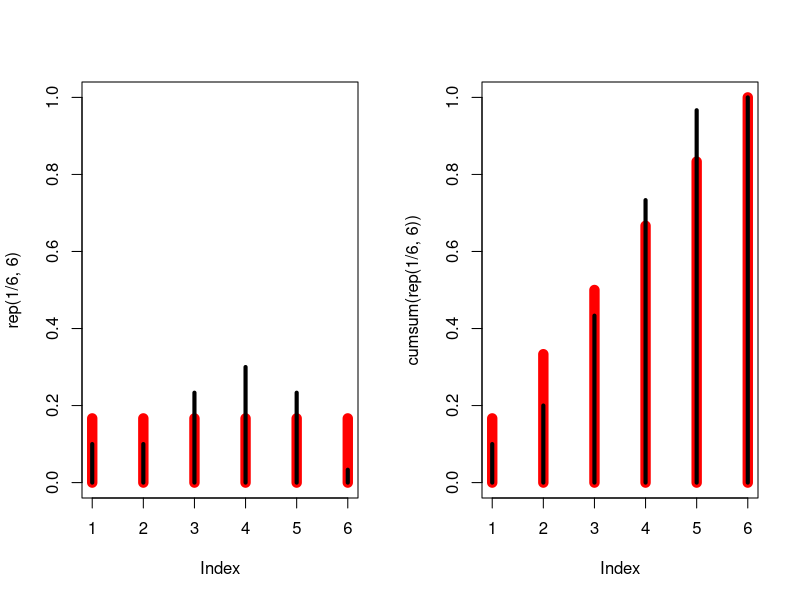
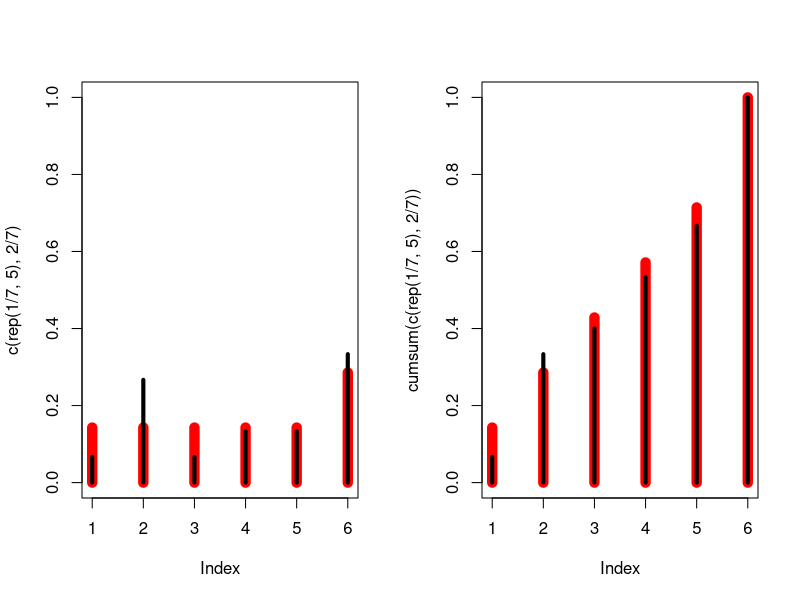
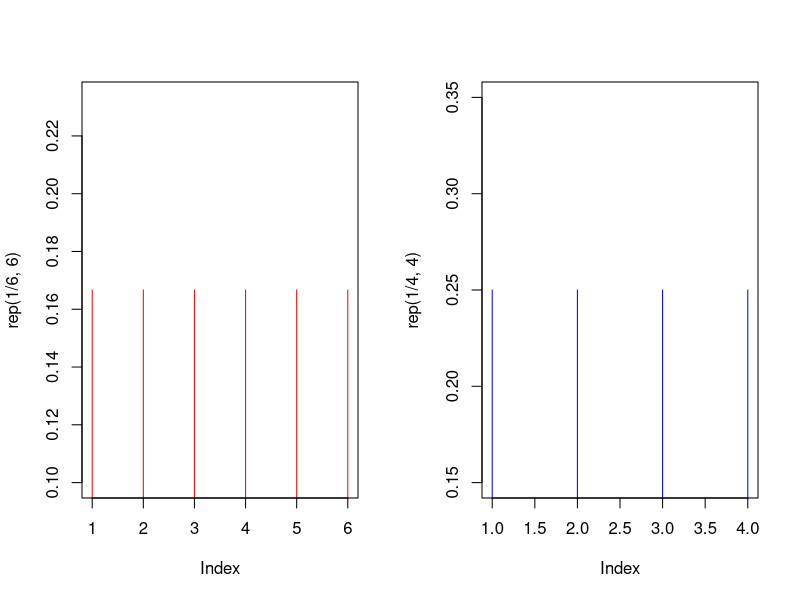
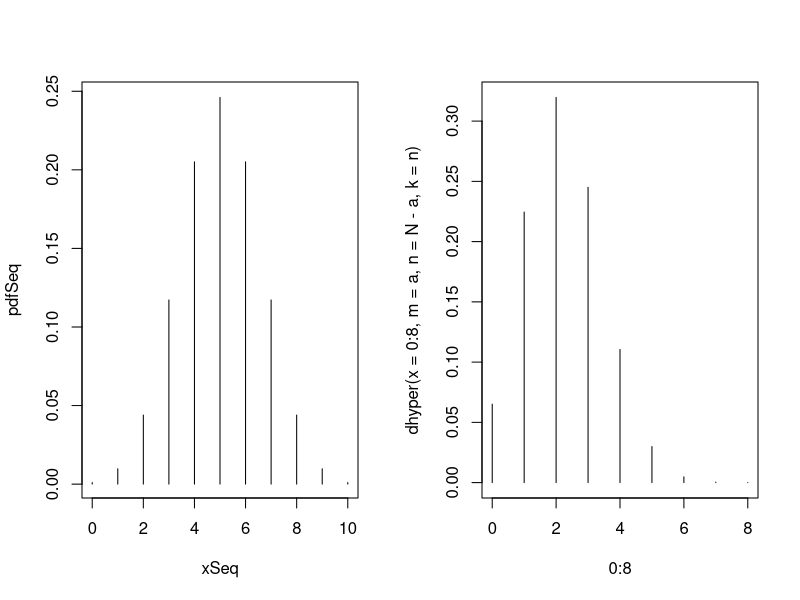
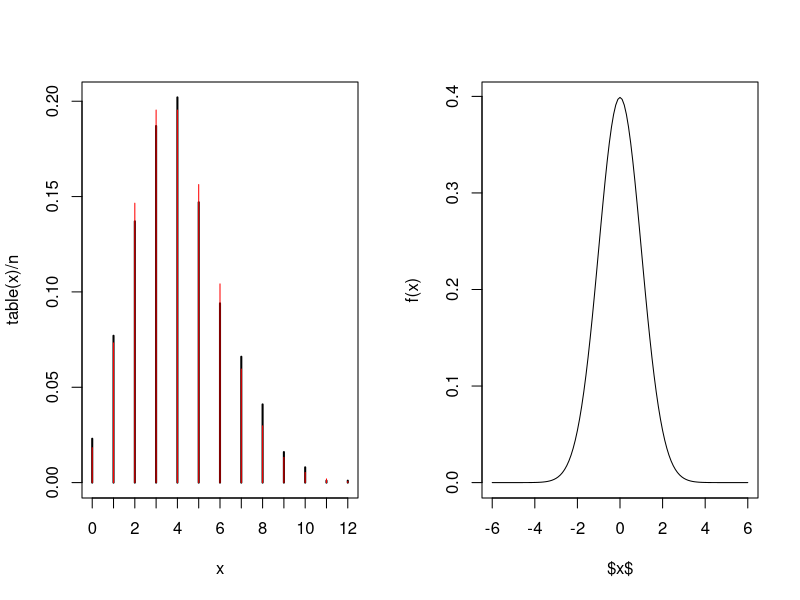
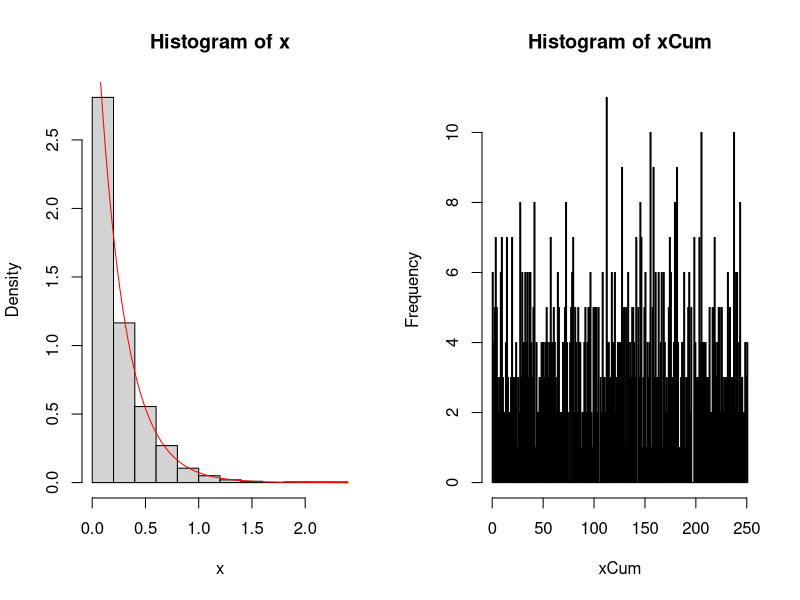
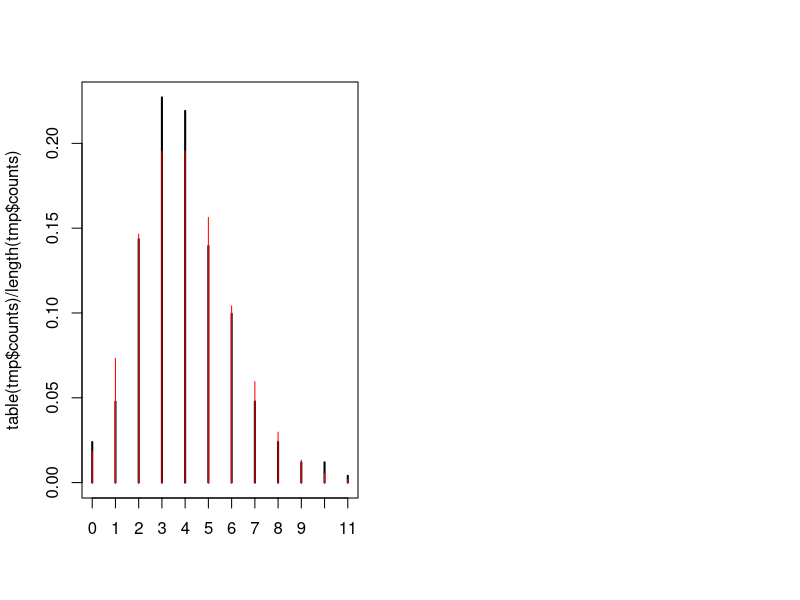
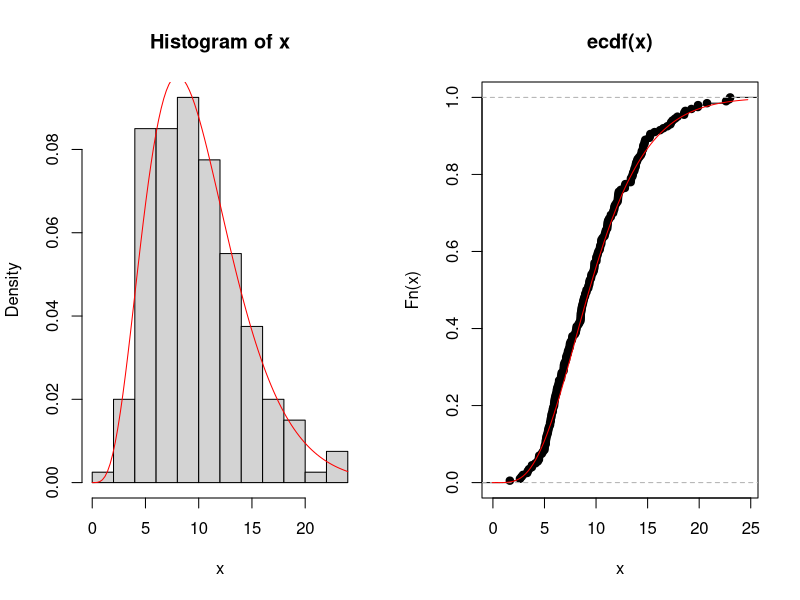

These figures' R source, in order:
set.seed(80938)
################################################################
# Example: Simulation of rolling a dice
#
# Make a random draw from (1,2,3,4,5,6) with equal probability
# for each outcome
sample(1:6, size=1)


set.seed(9783)

# Simulate a fair dice

# Number of simulated realizations
n <- 30
# Draw independently from the set (1,2,3,4,5,6) with equal probability
xFair <- sample(1:6, size=n, replace=TRUE)
# Count the number of each outcome using the table function
table(xFair)
# Plot the pdf
par(mfrow=c(1,2))
plot(rep(1/6,6), type="h", col="red", ylim=c(0,1), lwd=10)
# Plot the empirical pdf
lines(table(xFair)/n, lwd=4)
# Plot the cdf
plot(cumsum(rep(1/6,6)), ylim=c(0,1), lwd=10, type="h", col="red")
# Add the empirical cdf
lines(cumsum(table(xFair)/n), lwd=4, type="h")




# Simulate an unfair dice

# Number of simulated realizations
n <- 30
# Draw independently from the set (1,2,3,4,5,6) with higher
# probability for a six
xUnfair <- sample(1:6, size=n, replace=TRUE, prob=c(rep(1/7,5),2/7))
# Plot the pdf
plot(c(rep(1/7,5),2/7), type="h", col="red", ylim=c(0,1), lwd=10)
# Plot the empirical density function
lines(table(xUnfair)/n, lwd=4)
# Plot the cdf
plot(cumsum(c(rep(1/7,5),2/7)), ylim=c(0,1), lwd=10, type="h", col="red")
# Add the empirical cdf
lines(cumsum(table(xUnfair)/n), lwd=4, type="h")



set.seed(87)


################################################################
# Random numbers and seed in R
#
# The random numbers generated depends on the seed

# Set the seed
set.seed(127)
# Generate a (pseudo) random sequence
sample(1:10)
# Generate again and see that new numbers are generated
sample(1:10)
# Set the seed and the same numbers as before just after the 
# seed was set are generated
set.seed(127)
sample(1:10)


set.seed(782)


################################################################
# Example: Simulate and estimate the mean
##
# Simulate a fair dice

# Number of realizations
n <- 30
# Simulate rolls with a fair dice
xFair <- sample(1:6, size=n, replace=TRUE)
# Calculate the sample mean
sum(xFair)/n
# or
mean(xFair)


set.seed(672)    

# Simulate an unfair dice

# n realizations
xUnfair <- sample(1:6, size=n, replace=TRUE, prob=c(rep(1/7,5),2/7))
# Calculate the sample mean
mean(xUnfair)


set.seed(76241)    


################################################################
# Example: Simulate and estimate the sample variance
##
# Simulate a fair dice and calculate the sample variance

# Number of realizations
n <- 30
# Simulate
xFair <- sample(1:6, size=n, replace=TRUE)
# Calculate the distance for each sample to the sample mean
distances <- xFair - mean(xFair)
# Calculate the average of the squared distances
sum(distances^2)/(n-1)
# Or use the built in function
var(xFair)



# Plot the pdf of the six-sided dice and the four-sided dice
plot(rep(1/6,6), type="h", col="red")
plot(rep(1/4,4), type="h", col="blue")



# Calculate the means and variances of the dices

# The means
muXSixsided <- sum((1:6)*1/6)  # Six-sided
muXFoursided <- sum((1:4)*1/4)  # Four-sided
# The variances
sum((1:6-muXSixsided)^2*1/6)
sum((1:4-muXFoursided)^2*1/4)




################################################################
# Example: simulation with a binomial distribution
##
# Simulate a binomial distributed experiment

# Number of flips
nFlips <- 10
# The possible outcomes are (0,1,...,nFlips)
xSeq <- 0:nFlips
# Use the dbinom() function which returns the pdf, see ?dbinom
pdfSeq <- dbinom(xSeq, size=nFlips, prob=1/2)
# Plot the density
plot(xSeq, pdfSeq, type="h")



set.seed(572)


################################################################
# Example: Simulate 30 successive dice rolls
#  
# Simulate 30 successive dice rolls
Xfair <- sample(1:6, size=30, replace=TRUE)
# Count the number sixes obtained
sum(Xfair==6)
# This is equivalent to
rbinom(1, size=30, prob=1/6)




################################################################
# Example: Lottery probabilities using the hypergeometric distribution
##
# The probability of getting x numbers of the sheet in 25 drawings

# Number of successes in the population
a <- 8
# Size of the population
N <- 90
# Number of draws
n <- 25
# Plot the pdf, note: parameters names are different in the R function
plot(0:8, dhyper(x=0:8,m=a,n=N-a,k=n), type="h")





################################################################
# Example: Poisson rate scaling
##
# Probability of no goals in 10 minutes

# The Poisson pdf
dpois(x=0, lambda=3.4/9)




################################################################
# Example: Poisson distributed random variable
##
# Simulate a Poisson random variable

# The mean rate of events per interval
lambda <- 4
# Number of realizations
n <- 1000
# Simulate
x <- rpois(n, lambda)
# Plot the empirical pdf
plot(table(x)/n)
# Add the pdf to the plot
lines(0:20, dpois(0:20,lambda), type="h", col="red")











################################################################
# Example: The normal pdf
##
# Play with the normal distribution
  
# The mean and standard deviation
muX <- 0
sigmaX <- 1
# A sequence of x values
xSeq <- seq(-6, 6, by=0.1)
##
pdfX <- 1/(sigmaX*sqrt(2*pi)) * exp(-(xSeq-muX)^2/(2*sigmaX^2))
# Plot the pdf
plot(xSeq, pdfX, type="l", xlab="$x$", ylab="f(x)")








set.seed(5262)


################################################################
# Example: R functions for the normal distribution
#  
# Do it for a sequence of x values
xSeq <- c(-3,-2,1,0,1,2,3)
# The pdf
dnorm(xSeq, mean=0, sd=1)
# The cdf
pnorm(xSeq, mean=0, sd=1)
# The quantiles
qnorm(c(0.01,0.025,0.05,0.5,0.95,0.975,0.99), mean=0, sd=1)
# Generate random normal distributed realizations
rnorm(n=10, mean=0, sd=1)
# Calculate the probability that the outcome of X is between a and b
a <- 0.2
b <- 0.8
pnorm(b) - pnorm(a)
# See more details by running "?dnorm"




################################################################
# Example: Exponential distributed time intervals
#
# Simulate exponential waiting times

# The rate parameter: events per time
lambda <- 4
# Number of realizations
n <- 1000
# Simulate
x <- rexp(n, lambda)
# The empirical pdf
hist(x, probability=TRUE)
# Add the pdf to the plot
curve(dexp(xseq,lambda), xname="xseq", add=TRUE, col="red")




# Check the relation to the Poisson distribution
# by counting the events in each interval

# Sum up to get the running time
xCum <- cumsum(x)
# Use the hist function to count in intervals between the breaks,
# here 0,1,2,...
tmp <- hist(xCum, breaks=0:ceiling(max(xCum)))
# Plot the discrete empirical pdf
plot(table(tmp$counts)/length(tmp$counts))
# Add the Poisson pdf to the plot
lines(0:20, dpois(0:20,lambda), type="h", col="red")





set.seed(783773)


################################################################
# Example: Random numbers in R
#
# Generate 100 normal distributed values
rnorm(100, mean=2, sd=3)
# Similarly, generate 100 uniform distributed values from 0 to 1 and 
# put them through the inverse normal cdf
qnorm(runif(100), mean=2, sd=3)


set.seed(333)  


################################################################
# Example: Simulating the exponential distribution
#
# Three equivalent ways of simulating the exponential distribution
# with lambda=1/2
re1 <- -2*log(1-runif(10000))

re2 <- qexp(runif(10000), 1/2)

re3 <- rexp(10000, 1/2)

# Check the means and variances of each
c(mean(re1), mean(re2), mean(re3)) 

c(var(re1), var(re2), var(re3)) 






################################################################
# Simulation of chi^2-distribution
#
# Simulate 10 realizations from a standard normal distributed variable
n <- 10
rnorm(n)
# Now repeat this 200 times and calculate the sum of squares each time
# Note: the use of the function replicate: it repeats the
#       expression in the 2nd argument k times, see ?replicate
k <- 200
x <- replicate(k, sum(rnorm(n)^2))
# Plot the epdf of the sums and compare to the theoretical chisquare pdf
par(mfrow=c(1,2))
hist(x, freq=FALSE)
curve(dchisq(xseq,df=n), xname="xseq", add=TRUE, col="red")
# and the ecdf compared to the cdf
plot(ecdf(x))
curve(pchisq(xseq,df=n), xname="xseq", add=TRUE, col="red")





################################################################
# Example: Milk dose machines
#
# Chi-square milk dosing precision

# The sample size
n <- 20
# The claimed deviation
sigma <- 0.02
# The observed sample standard deviation
s <- 0.03
# Calculate the chi-square statistic
chiSq <- (n-1)*s^2 / sigma^2
# Use the cdf to calculate the probability of getting the observed 
# sample standard deviation or higher
1 - pchisq(chiSq, df=n-1)




################################################################
# Example: Relation between normal and chi^2
#
# Set simulate parameters
nu <- 8; k <- 200
# Generate the simulated realizations
z <- rnorm(k)
y <- rchisq(k, df=nu)
x <- z/sqrt(y/nu)
# Plot
par(mfrow=c(1,2))
hist(x, freq = FALSE)
curve(dt(xseq, df = nu), xname="xseq", add=TRUE, col="red")
plot(ecdf(x))
curve(pt(xseq, df = nu), xname="xseq", add=TRUE, col="red")





################################################################
# Example: Simulation of t-distribution
#
# Simulate
n <- 8; k <- 200; mu <- 1; sigma <- 2
# Repeat k times the simulation of a normal dist. sample:
# return the values in a (n x k) matrix
x <- replicate(k, rnorm(n, mean=mu, sd=sigma))
xbar <- apply(x, 2, mean)
s <- apply(x, 2, sd)
tobs <- (xbar - mu)/(s/sqrt(n))
# Plot
par(mfrow=c(1,2))
hist(tobs, freq = FALSE)
curve(dt(xseq, df=n-1), xname="xseq", add=TRUE, col="red")
plot(ecdf(tobs))
curve(pt(xseq, df=n-1), xname="xseq", add=TRUE, col="red")



    

################################################################
# Example: Electric car driving distance
#
# Calculate the probability of getting the sample mean under the 
# conditions that the claim is actually the real mean

# A test of 10 cars was carried out
n <- 10
# The claim is that the real mean is 400 km
muX <- 400
# From the sample the sample mean was calculated to
xMean <- 393
# And the sample deviation was
xSD <- 14
# Use the cdf to calculate the probability of obtaining this 
# sample mean or a lower value
pt( (xMean-muX) / (xSD/sqrt(n)), df=n-1)




################################################################
# Example: t-distribution
#
# Plot the t-distribution for different sample sizes

# First plot the standard normal distribution
curve(dnorm(x), xlim=c(-5,5), xlab="x", ylab="Density")
# Add the t-distribution for 30 observations
curve(dt(x,df=30-1), add=TRUE, col=2)
# Add the t-distribution for 15, 5 and 2 observations
curve(dt(x,df=15-1), add=TRUE, col=3)
curve(dt(x,df=5-1), add=TRUE, col=4)
curve(dt(x,df=2-1), add=TRUE, col=5)
# Add a legend
legend("topright", c("Norm.",paste("n=",c(30,15,5,2))), lty=1, col=1:6, cex=0.8)




################################################################
# Example: F-distribution
#
# Simulate
nu1 <- 8; nu2 <- 10; k <- 200
u <- rchisq(k, df=nu1)
v <- rchisq(k, df=nu2)
fobs <- (u/nu1) / (v/nu2)
# Plot
par(mfrow=c(1,2))
hist(fobs, freq = FALSE)
curve(df(x, df1=nu1, df2=nu2), add=TRUE, col="red")
plot(ecdf(fobs))
curve(pf(x, df1=nu1, df2=nu2), add=TRUE, col="red")





################################################################
# Example: Relation between normal and F-distribution
#
# Simulate
n1 <- 8; n2 <- 10; k <- 200
mu1 <- 2; mu2 <- -1
sigma1 <- 2; sigma2 <- 4
s1 <- replicate(k, sd(rnorm(n1, mean=mu1, sd=sigma1)))
s2 <- replicate(k, sd(rnorm(n2, mean=mu2, sd=sigma2)))
fobs <- (s1^2 / sigma1^2) / (s2^2 / sigma2^2)
# Plot
par(mfrow=c(1,2))
hist(fobs, freq=FALSE)
curve(df(xseq, df1=n1-1, df2=n2-1), xname="xseq", add=TRUE, col="red")
plot(ecdf(fobs))
curve(pf(xseq, df1=n1-1, df2=n2-1), xname="xseq", add=TRUE, col="red")
